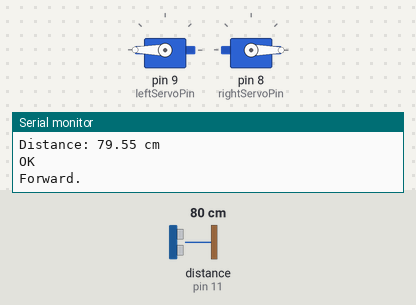
Simulated run of this sketch. Board: Arduino Uno, built with avr-gcc and run on an emulated ATmega328P. Shown: 2 × servo, the last lines printed to the serial monitor. Wiring (inferred from the names in the program): ultrasonic range finder: trigger pin 10; echo pin 11. The test bench sets the inputs (shaded band); at power-on: distance to the obstacle (sensor on pin 11) 80 cm. The echo pulse lasts 58.3 µs per cm.

Above: at 6.2 s.
6.3 s: distance to the obstacle (sensor on pin 11) set to 12 cm
9.3 s: distance to the obstacle (sensor on pin 11) set to 9 cm
At 10.1 s:
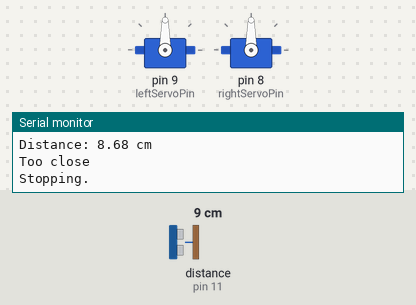
12.3 s: distance to the obstacle (sensor on pin 11) set to 18 cm
At 12.6 s:
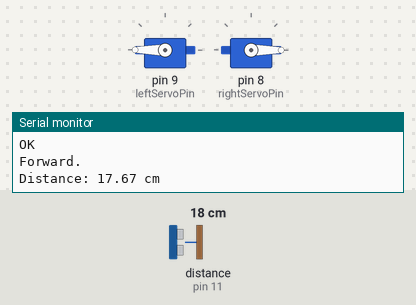
13.8 s: distance to the obstacle (sensor on pin 11) set to 2 cm
At 15.6 s:
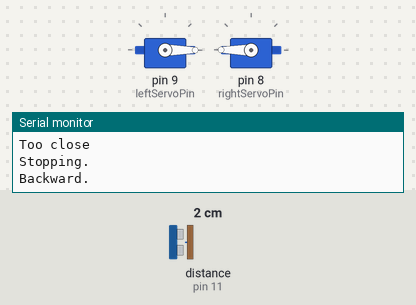
Timing chart, 0 to 17.8 s (numbered marks = the images above; inputs shaded):
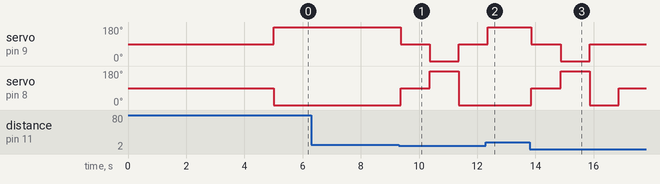

Measured:
- the behaviour switches between 11 and 10 cm on distance to the obstacle (sensor on pin 11) (found by bisection; images 0 and 1)
- after the input at 9.3 s, servo on pin 9 (leftServoPin): 180° → 90° after 0.07 s, → 0° 1.0 s later, → 90° 1.0 s later; servo on pin 8 (rightServoPin): 0° → 90° after 0.07 s, → 180° 1.0 s later, → 0° 1.0 s later
- after the input at 12.3 s, servo on pin 9 (leftServoPin): 90° → 180° after 0.07 s; servo on pin 8 (rightServoPin): stays 0° (without the input it goes to 90° after 0.07 s)
- after the input at 13.8 s, servo on pin 9 (leftServoPin): 180° → 90° after 0.06 s, → 0° 1.0 s later, → 90° 1.0 s later; servo on pin 8 (rightServoPin): 0° → 90° after 0.06 s, → 180° 1.0 s later, → 0° 1.0 s later, → 90° 1.0 s later

The sketch:

ObstacleAvoidance-Servo.ino
```cpp
#include <Servo.h>

// Distance sensor connections
const int frontEchoPin = 11;
const int frontTriggerPin = 10;

Servo leftServo;
Servo rightServo;

const int leftServoPin = 9;        // continuous rotation servo
const int rightServoPin = 8;      // continuous rotation servo

// how fast do you want your motors to go? 0-89 forward, 90 stop, 91-180 reverse.
int forward = 0;
int back = 180;
int stop = 90;

volatile float maxFrontDistance = 10.00;
volatile float frontDuration, frontDistanceCm;

void setup() {
  // serial
  Serial.begin(9600);

  // ultrasonic
  pinMode(frontTriggerPin, OUTPUT);
  pinMode(frontEchoPin, INPUT);

  // servos
  leftServo.attach(leftServoPin);
  rightServo.attach(rightServoPin);


  delay(5000);
}
void loop() {

  // front distance check
  checkFrontDistance();
  if (frontDistanceCm < maxFrontDistance) {
    Serial.println("Too close");
    moveStop();
    delay(1000);
    moveBackward();
    delay(1000);
    moveLeft();
    delay(1000);

  }
  else {
    Serial.println("OK");
    moveForward();
  }
}


void checkFrontDistance() {
  digitalWrite(frontTriggerPin, LOW);
  delayMicroseconds(4);
  digitalWrite(frontTriggerPin, HIGH);
  delayMicroseconds(10);
  digitalWrite(frontTriggerPin, LOW);
  frontDuration = pulseIn(frontEchoPin, HIGH);  //medimos el tiempo entre pulsos, en microsegundos
  frontDistanceCm = frontDuration * 10 / 292 / 2;  //convertimos a distancia, en cm
  Serial.print("Distance: ");
  Serial.print(frontDistanceCm);
  Serial.println(" cm");
}

void moveBackward() {
  Serial.println("Backward.");
  leftServo.write(forward);
  rightServo.write(back);
}

void moveForward() {
  Serial.println("Forward.");
  leftServo.write(back);
  rightServo.write(forward);
}

void moveLeft() {
  Serial.println("Left.");
  leftServo.write(stop);
  rightServo.write(forward);
}

void moveRight() {
  Serial.println("Right.");
  leftServo.write(forward);
  rightServo.write(stop);
}

void moveStop() {
  Serial.println("Stopping.");
  leftServo.write(stop);
  rightServo.write(stop);
}
```
